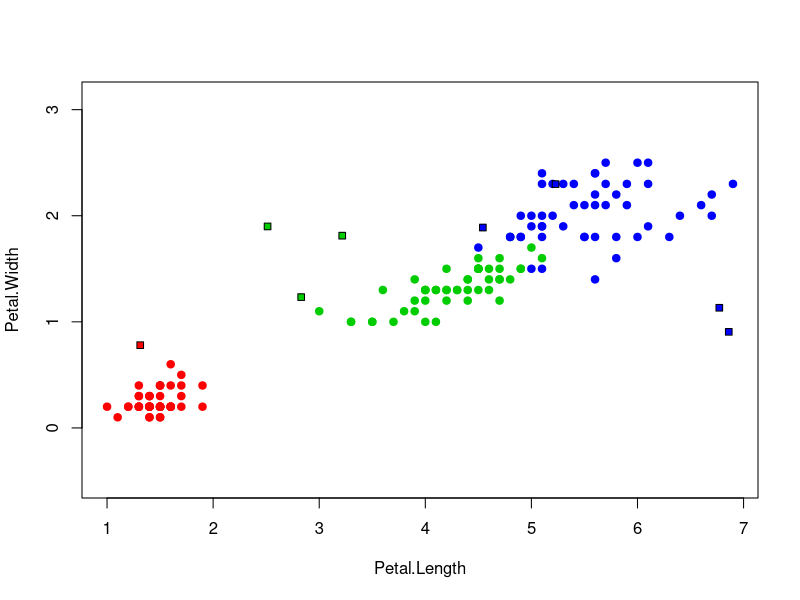

Source code (R):
euclidian_dist <- function(u, v)
{
    return (sqrt(sum((u - v)^2)))
}


nn <- function(data, u)
{
    # This function gets the data and a point and returns
    # the class of the nearest one.
    row <- dim(data)[1]
    col <- dim(data)[2]
    min_dist <- Inf
    nearest <- -1
    for(i in 1:row)
    {
        curr_dist <- euclidian_dist(data[i, 1:col-1], u)
        if(curr_dist < min_dist)
        {
            min_dist <- curr_dist
            nearest <- i
        }
    }

    # returns a nearest neigbor or -1 if there are no neigbors
    return (data[nearest, col])
}


main <- function()
{
    colors <- c("setosa" = "red", "versicolor" = "green3", "virginica" = "blue")
    train <- iris[,3:5]

    # drawing a plot of petal parameters
    plot(train[1:2], pch = 21, bg = colors[iris$Species],
         col = colors[iris$Species], asp = 1)

    # generate 10 tests
    test <- cbind(runif(10, min=0.1, max=6.9),
                  runif(10, min=0.1, max=2.4))
    for(i in 1:10)
    {
        answer <- nn(train, c(test[i, 1], test[i, 2]))
        if(answer == -1)
        {
            print('There are no neigbors')
            break
        }
        points(test[i, 1], test[i, 2], pch = 22, bg = colors[answer], asp = 1)
    }
}


main()


